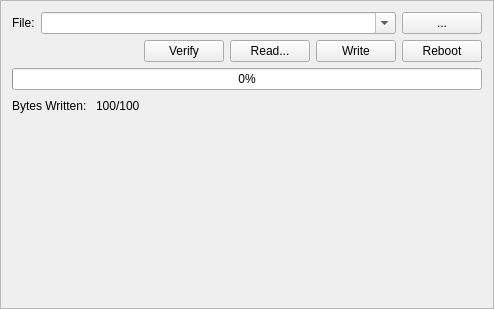
<?xml version="1.0" encoding="UTF-8"?>
<ui version="4.0">
 <class>FirmwareWriterClass</class>
 <widget class="QFrame" name="FirmwareWriterClass">
  <property name="geometry">
   <rect>
    <x>0</x>
    <y>0</y>
    <width>494</width>
    <height>309</height>
   </rect>
  </property>
  <property name="windowTitle">
   <string>Frame</string>
  </property>
  <property name="frameShape">
   <enum>QFrame::StyledPanel</enum>
  </property>
  <property name="frameShadow">
   <enum>QFrame::Raised</enum>
  </property>
  <layout class="QVBoxLayout" name="verticalLayout">
   <item>
    <layout class="QHBoxLayout" name="horizontalLayout">
     <item>
      <widget class="QLabel" name="FileLabel">
       <property name="text">
        <string>File:</string>
       </property>
      </widget>
     </item>
     <item>
      <widget class="QComboBox" name="m_HexFileDropdown">
       <property name="sizePolicy">
        <sizepolicy hsizetype="MinimumExpanding" vsizetype="Fixed">
         <horstretch>0</horstretch>
         <verstretch>0</verstretch>
        </sizepolicy>
       </property>
       <property name="editable">
        <bool>true</bool>
       </property>
       <property name="currentText">
        <string/>
       </property>
       <property name="insertPolicy">
        <enum>QComboBox::InsertAtTop</enum>
       </property>
      </widget>
     </item>
     <item>
      <widget class="QPushButton" name="m_HexFileBrowseButton">
       <property name="text">
        <string>...</string>
       </property>
      </widget>
     </item>
    </layout>
   </item>
   <item>
    <layout class="QHBoxLayout" name="horizontalLayout_2">
     <item>
      <spacer name="horizontalSpacer">
       <property name="orientation">
        <enum>Qt::Horizontal</enum>
       </property>
       <property name="sizeHint" stdset="0">
        <size>
         <width>40</width>
         <height>20</height>
        </size>
       </property>
      </spacer>
     </item>
     <item>
      <widget class="QPushButton" name="m_VerifyButton">
       <property name="text">
        <string>Verify</string>
       </property>
      </widget>
     </item>
     <item>
      <widget class="QPushButton" name="m_ReadButton">
       <property name="text">
        <string>Read...</string>
       </property>
      </widget>
     </item>
     <item>
      <widget class="QPushButton" name="m_WriteButton">
       <property name="text">
        <string>Write</string>
       </property>
      </widget>
     </item>
     <item>
      <widget class="QPushButton" name="m_RebootButton">
       <property name="text">
        <string>Reboot</string>
       </property>
      </widget>
     </item>
    </layout>
   </item>
   <item>
    <widget class="QProgressBar" name="m_ProgressBar">
     <property name="value">
      <number>0</number>
     </property>
    </widget>
   </item>
   <item>
    <layout class="QHBoxLayout" name="horizontalLayout_3">
     <item>
      <widget class="QLabel" name="m_ProgressLabel">
       <property name="text">
        <string>Bytes Written: </string>
       </property>
      </widget>
     </item>
     <item>
      <widget class="QLabel" name="m_ProgressView">
       <property name="text">
        <string>100/100</string>
       </property>
      </widget>
     </item>
     <item>
      <spacer name="horizontalSpacer_2">
       <property name="orientation">
        <enum>Qt::Horizontal</enum>
       </property>
       <property name="sizeHint" stdset="0">
        <size>
         <width>40</width>
         <height>20</height>
        </size>
       </property>
      </spacer>
     </item>
    </layout>
   </item>
   <item>
    <spacer name="verticalSpacer">
     <property name="orientation">
      <enum>Qt::Vertical</enum>
     </property>
     <property name="sizeHint" stdset="0">
      <size>
       <width>20</width>
       <height>40</height>
      </size>
     </property>
    </spacer>
   </item>
  </layout>
 </widget>
 <resources/>
 <connections/>
</ui>
